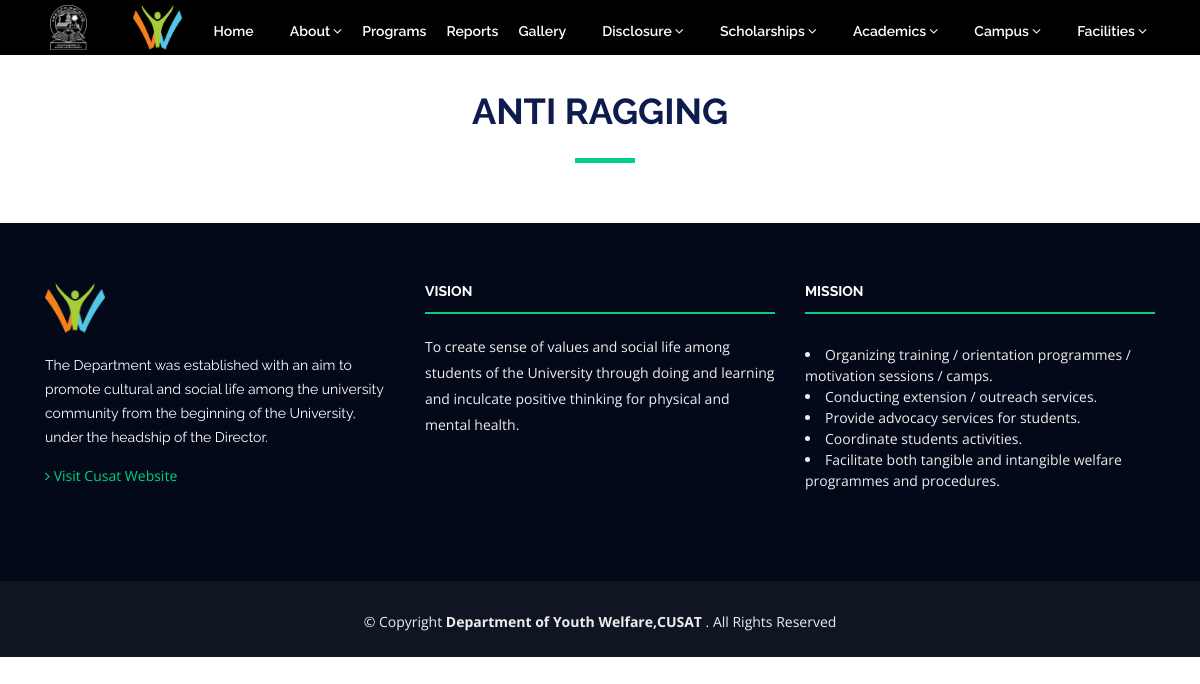
/disclosure/anti-ragging, run on an earlier commit of the app's database.
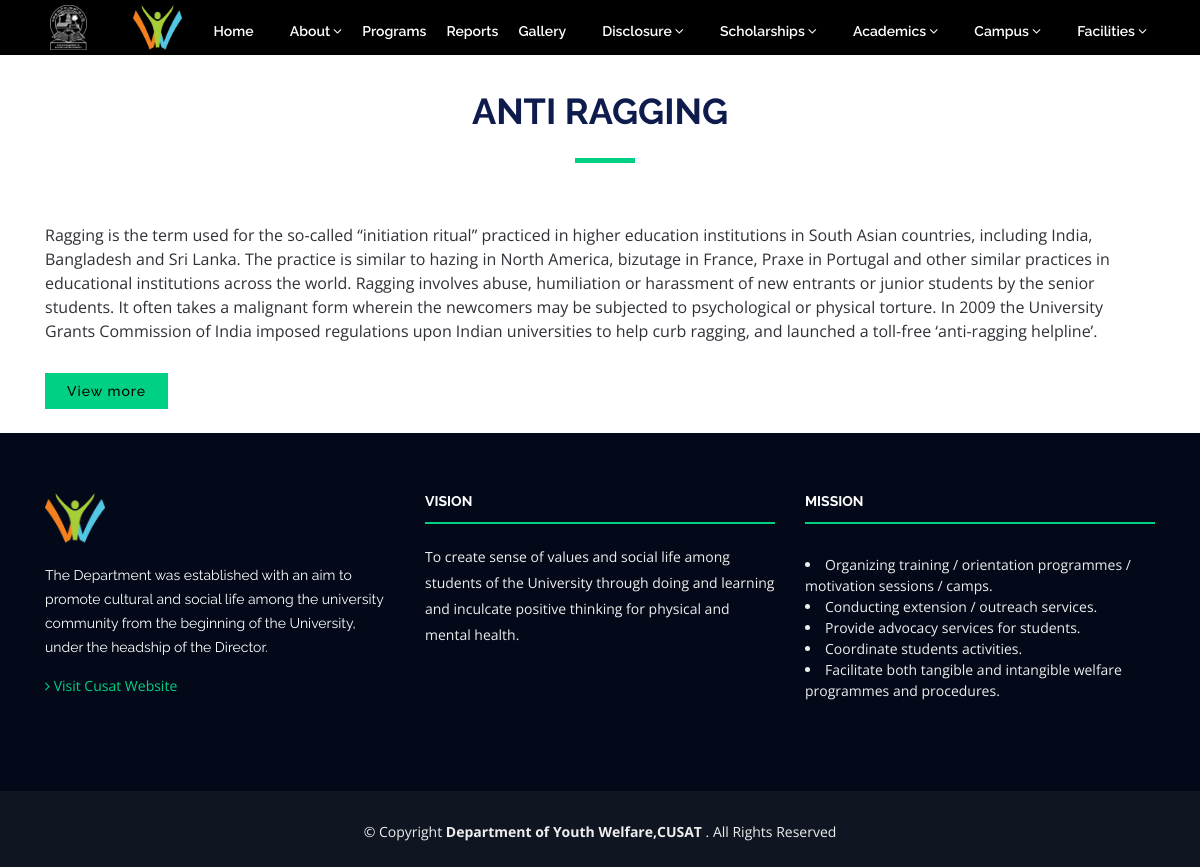
And on a later commit of the database.
### app/models.py (models this page shows, shortened)
class AntiRagging(models.Model):
    description = models.TextField(max_length=2000, null=True, blank=True)
    order_pdf = models.FileField(upload_to='anti-raggings/')

### app/views.py (the view)
# urls.py: path('disclosure/anti-ragging', anti_ragging, name='anti_ragging'),
def anti_ragging(request):
    infos = AntiRagging.objects.all()
    return render(request, 'app/disclosure/anti_ragging.html', {'infos': infos})

### templates/app/disclosure/anti_ragging.html
{% extends 'base.html' %}
{% block content %}
    <div class="section-header" style="margin-top: 90px">
        <h2>Anti Ragging</h2>
    </div>
    {% for info in infos %}
    <div class="container">
        <p>{{ info.description }}</p>
        <a href="{{ info.order_pdf.url }}" target="_blank">
             <button class="about-btn"> View more
    </button>
        </a>
    </div>
    {% endfor %}
{% endblock %}

### templates/base.html (shortened to what this page needs)
{% load static %}
<!DOCTYPE html>
<html lang="en">
<head>
    <link rel="stylesheet" href="{% static 'app/lib/bootstrap/css/bootstrap.min.css' %}">
    <link href="{% static 'app/lib/font-awesome/css/font-awesome.min.css' %}" rel="stylesheet">
    <link href="{% static 'app/lib/animate/animate.min.css' %}" rel="stylesheet">
    <link href="{% static 'app/lib/venobox/venobox.css' %}" rel="stylesheet">
    <link href="{% static 'app/lib/owlcarousel/assets/owl.carousel.min.css' %}" rel="stylesheet">
    <link href="{% static 'app/css/style.css' %}" rel="stylesheet">
    <link href="{% static 'app/css/testimonial.css' %}" rel="stylesheet">
</head>
<body>
 {% include "app/header2.html" %}
    {% block content %}
    {% endblock %}
{% include "app/footer.html" %}
</body>
</html>

### templates/app/header2.html (shortened to what this page needs)
{% load static %}
<header id="header" class="header-bg-color">
    <div class="container">
        <div id="logo" class="pull-left">
            <a href="#intro" class="scrollto"><img src="{% static 'app/img/logo/cusat.png' %}" alt="" title=""></a>
            <a href="#intro" class="scrollto header-logo"><img src="{% static 'app/img/logo/logo.png' %}" alt="" title=""></a>
        </div>
        <nav id="nav-menu-container" class="topnav">
            <div class="nav-menu">
                <a href="{% url 'index' %}">Home</a>
                <a>
                    <div class="dropdown">
                        <button class="dropbtn">About<i style="margin-left: 3px;" class="fa fa-angle-down"></i></button>
                    </div>
                </a>
                <a href="{% url 'current_program' %}">Programs</a>
                <a href="{% url 'annual_reports' %}">Reports</a>
                <a href="{% url 'program_list' %}">Gallery</a>
               <a>
                    <div class="dropdown">
                        <button class="dropbtn">Disclosure<i style="margin-left: 3px;" class="fa fa-angle-down"></i>
                        </button>
                    </div>
                </a>
                 <a>
                    <div class="dropdown">
                        <button class="dropbtn">Scholarships<i style="margin-left: 3px;" class="fa fa-angle-down"></i>
                        </button>
                    </div>
                </a>
                <a>
                    <div class="dropdown">
                        <button class="dropbtn">Academics<i style="margin-left: 3px;" class="fa fa-angle-down"></i>
                        </button>
                    </div>
                </a>
                <a>
                    <div class="dropdown">
                        <button class="dropbtn">Campus<i style="margin-left: 3px;"
                                                                    class="fa fa-angle-down"></i></button>
                    </div>
                </a>
                <a>
                    <div class="dropdown">
                        <button class="dropbtn">Facilities<i style="margin-left: 3px;"
                                                                   class="fa fa-angle-down"></i></button>
                    </div>
                </a>
            </div>
        </nav>
    </div>
</header>

### templates/app/footer.html (shortened to what this page needs)
{% load static %}
<footer id="footer">
    <div class="footer-top">
        <div class="container">
            <div class="row">
                <div class="col-lg-4 col-md-7 footer-info">
                    <a href="#main"><img class="footer-logo" src="{% static "/app/img/logo/logo.png" %}"></a>
                    <p>The Department was established with an aim to promote cultural and social life among
                        the university community from the beginning of the University, under the headship of
                        the Director.</p>
                    <div class="mt-3">
                        <a href="https://www.cusat.ac.in/"> <i class="fa fa-angle-right"></i> Visit Cusat Website</a>
                    </div>
                </div>
                <div class="col-lg-4 col-md-7 footer-contact">
                    <h4>VISION</h4>
                    <p>
                        To create sense of values and social life among students of the University
                        through doing and learning and inculcate positive thinking for physical and mental health.
                    </p>
                </div>
                <div class="col-lg-4 col-md-7 footer-contact">
                    <h4>MISSION</h4>
                    <p>
                        <li>Organizing training / orientation programmes / motivation sessions / camps.</li>
                        <li>Conducting extension / outreach services.</li>
                        <li>Provide advocacy services for students.</li>
                        <li>Coordinate students activities.</li>
                        <li>Facilitate both tangible and intangible welfare programmes and procedures.</li>
                    </p>
                </div>
            </div>
        </div>
    </div>
    <div class="container">
        <div class="copyright">
            &copy; Copyright <strong> Department of Youth Welfare,CUSAT </strong>. All Rights Reserved
        </div>
    </div>
</footer>

### static/app/css/style.css (style rules this page uses)
.header-bg-color { background: black; }
body { background: #fff; color: #2f3138; font-family: "Open Sans", sans-serif; }
a { color: #00d084; transition: 0.5s; }
p { padding: 0; margin: 0 0 30px 0; }
h1, h2, h3, h4, h5, h6 { font-family: "Raleway", sans-serif; font-weight: 400; margin: 0 0 20px 0; padding: 0; color: #0e1b4d; }
.section-header { margin-bottom: 60px; position: relative; padding-bottom: 20px; display: flex; flex-direction: column; align-items: center; justify-content: center; margin-top: 90px !important; }
.section-header::before { content: ''; position: absolute; display: block; width: 60px; height: 5px; background: #00d084; bottom: 0; left: calc(50% - 25px); }
.section-header h2 { font-size: 36px; text-transform: uppercase; text-align: center; font-weight: 700; margin-bottom: 10px; }
.header-logo { margin-left: 2rem; }
#header { position: fixed; left: 0; top: 0; right: 0; transition: all 0.5s; z-index: 997; }
#header #logo img { max-height: 45px; margin: 5px; }
.nav-menu, .nav-menu * { margin: 0; padding: 0; list-style: none; }
#nav-menu-container { float: right; margin: 0; }
.nav-menu a { margin-top: 13px; padding: 8px; text-decoration: none; display: inline-block; color: rgb(255, 255, 255); font-family: "Raleway", sans-serif; font-weight: 600; font-size: 14px; outline: none; }
#mobile-nav { position: fixed; top: 0; padding-top: 18px; bottom: 0; z-index: 998; background: rgba(6, 12, 34, 0.9); left: -260px; width: 260px; overflow-y: auto; transition: 0.4s; }
.about-btn { font-family: "Raleway", sans-serif; font-weight: 500; font-size: 14px; letter-spacing: 1px; display: inline-block; padding: 9px 20px; transition: 0.5s; line-height: 1; color: #000000; -webkit-animation-delay: 0.8s; animation-delay: 0.8s; border: 2px solid #00d084; background: #00d084; margin-bottom: 3vh; }
#footer { background: #101522; padding: 0 0 25px 0; color: #eee; font-size: 14px; }
#footer .footer-top { background: #040919; padding: 60px 0 30px 0; }
#footer .footer-top .footer-info { margin-bottom: 30px; }
#footer .footer-top .footer-info img { height: 50px; margin-bottom: 20px; width: 60px; }
#footer .footer-top .footer-info p { font-size: 14px; line-height: 24px; margin-bottom: 0; font-family: "Raleway", sans-serif; color: #fff; }
#footer .footer-top h4 { font-size: 14px; font-weight: bold; color: #fff; text-transform: uppercase; position: relative; padding-bottom: 12px; border-bottom: 2px solid #00d084; }
#footer .footer-top .footer-contact { margin-bottom: 30px; }
#footer .footer-top .footer-contact p { line-height: 26px; }
#footer .copyright { text-align: center; padding-top: 30px; }
.dropbtn { background-color: transparent; color: white; border: none; cursor: pointer; font-family: "Raleway", sans-serif; font-weight: 600; font-size: 14px }
.dropdown { position: relative; display: inline-block; }
.dropdown-content a { color: black; padding: 12px 16px; text-decoration: none; display: block; }

What changed in the data, as far as the page shows it:
added AntiRagging: description "Ragging is the term used for the so-called “initiation ritual” practiced in higher education institutions in South Asian countries, including India, Bangladesh and Sri Lanka. The practice is similar to hazing in North America, bizutage in France, Praxe in Portugal and other similar practices in educational institutions across the world. Ragging involves abuse, humiliation or harassment of new entrants or junior students by the senior students. It often takes a malignant form wherein the newcomers may be subjected to psychological or physical torture. In 2009 the University Grants Commission of India imposed regulations upon Indian universities to help curb ragging, and launched a toll-free…"
